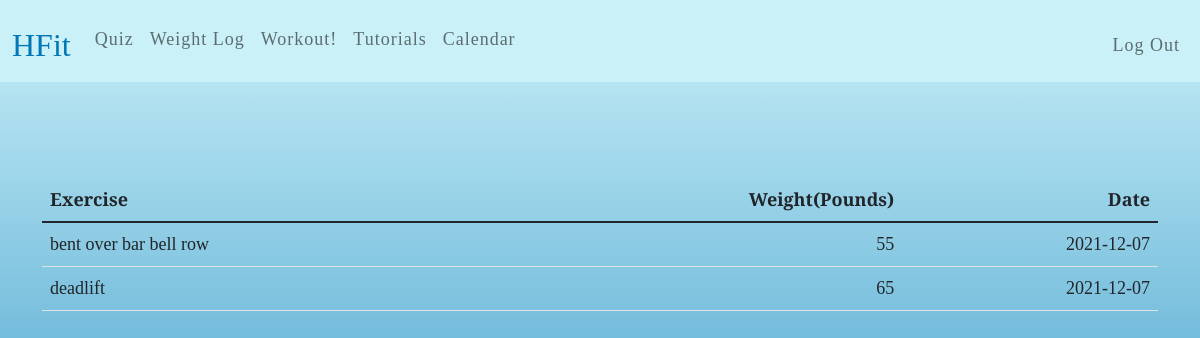
The app's page /weight-log (signed in), older data.
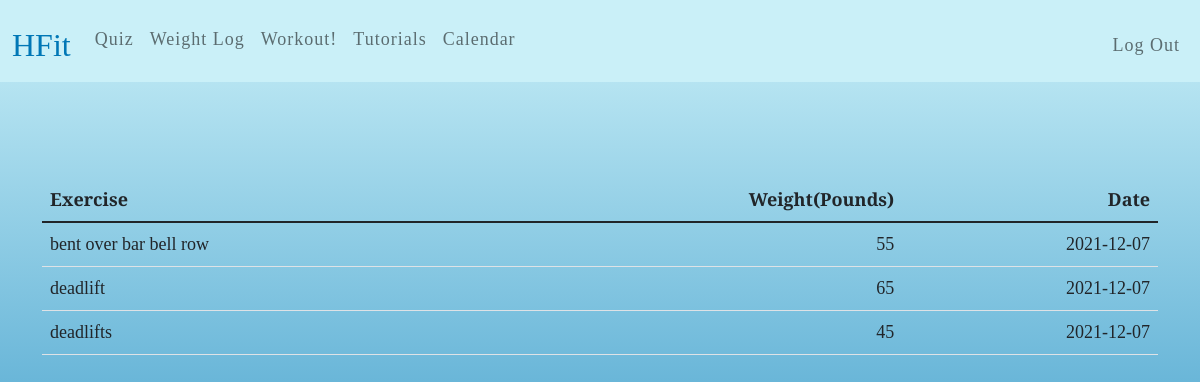
The same page, newer data.
### tables this page shows
CREATE TABLE "weightLog" (
	"id"	INTEGER UNIQUE,
	"userId"	INTEGER NOT NULL,
	"exercise"	TEXT NOT NULL,
	"weight"	NUMERIC NOT NULL,
	"date"	NUMERIC NOT NULL,
	PRIMARY KEY("id" AUTOINCREMENT)
);

### app.py (the view)
@app.route("/weight-log")
def weightLog():
    logs= db.execute("SELECT exercise, weight, date FROM weightLog WHERE userId=?", session['user_id'])
    return render_template ("weight-log.html", logs=logs)

### templates/weight-log.html (shortened to what this page needs)
{% extends "homepage.html" %}
{% block main %}
<main class="container py-5 text-center" >
    <table class = "table tablestriped">
        <thead>
            <tr>
                <th class="text-start">Exercise</th>
                <th class="text-end">Weight(Pounds)</th>
                <th class="text-end">Date</th>
            </tr>
        </head>
        <tbody>
            {% for log in logs %}
            <tr>
                <td class="text-start">{{log['exercise']}}</td>
                <td class="text-end">{{log['weight']}}</td>
                <td class="text-end">{{log['date']}}</td>
            </tr>
            {% endfor%}
        </tbody>
    </table>
</main>
{% endblock %}

### templates/homepage.html (shortened to what this page needs)
<!DOCTYPE html>
<html lang="en">
    <head>
        <link href="https://cdn.jsdelivr.net/npm/bootstrap@5.1.3/dist/css/bootstrap.min.css" rel="stylesheet">
        <link href="/static/styles.css" rel="stylesheet">
    </head>
    <body class = "font">
        <nav class="navbar  navbar-expand-md navbar-light" style="background-color: #CAF0F8;">
            <div class="container-fluid" >
                <div class="collapse navbar-collapse" id="navbar" style="color: #0077B6">
                    {% if session["user_id"] %}
                        <ul class="navbar-nav me-auto mt-2">
                            <a class="navbar-brand" href="/greet"><span  style="color: #0077B6">HFit</span></a>
                            <li class="nav-item"><a class="nav-link" href="/quiz">Quiz</a></li>
                            <li class="nav-item"><a class="nav-link" href="/weight-log">Weight Log</a></li>
                            <li class="nav-item"><a class="nav-link" href="/home">Workout!</a></li>
                            <li class="nav-item"><a class="nav-link" href="/tutorials2">Tutorials</a></li>
                            <li class="nav-item"><a class="nav-link" href="/calendar">Calendar</a></li>
                        </ul>
                        <ul class="navbar-nav ms-auto mt-2">
                            <li class="nav-item"><a class="nav-link" href="/logout">Log Out</a></li>
                        </ul>
                    {% else %}
                        <a class="navbar-brand" href="/"><span  style="color: #0077B6">HFit</span></a>
                        <ul class="navbar-nav ms-auto mt-2">
                            <li class="nav-item"><a class="nav-link" href="/register">Register</a></li>
                            <li class="nav-item"><a class="nav-link" href="/login">Log In</a></li>
                        </ul>
                    {% endif %}
                </div>
            </div>
        </nav>
        <main class="container-fluid py-5 text-center">
            {% block main %}{% endblock %}
        </main>
    </body>
</html>

### static/styles.css (style rules this page uses)
nav .navbar-brand { font-size: xx-large; }
html, body { background-repeat:no-repeat; background-image: -webkit-gradient(linear, left top, left bottom, from(#CAF0F8), to(#0077B6)); background-attachment:fixed; }
.font { font-family: 'Merriweather', cursive; font-size: large; }
li { color: #CAF0F8; font-size: 18px; line-height: 30px; text-align: justify; letter-spacing: 1px; }

Row changes from the older to the newer data that the page shows:
added weightLog: exercise "deadlifts", weight "45", date "2021-12-07"
